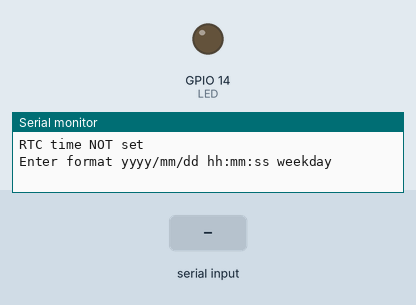
This sketch was run on a simulated ESP32. On the bench: output pins drawn as LEDs (lit = HIGH), the last lines printed to the serial monitor. Inputs (shaded band) come from the test bench. The local clock reads 2024-03-15 10:24:30 at power-on unless the sketch sets it.

Above: at 0.8 s.
0.9 s: "90,45\n" received over Serial
At 3.0 s:
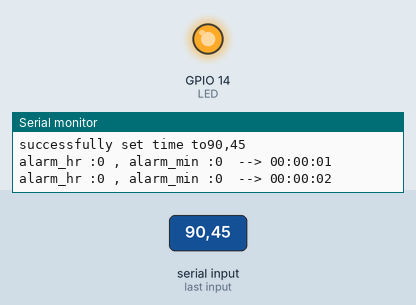
Timing chart, 0 to 4.5 s (numbered marks = the images above; inputs shaded):
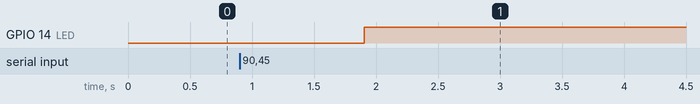

Measured:
- after the input at 0.9 s, GPIO 14 (LED): LOW → HIGH after 1.0 s

The sketch:

02-AlarmSystem.ino
```cpp
#include <DS1302.h>

#define RTC_DAT 21
#define RTC_SCL 22
#define RTC_RESET 18
#define RTC_SET_FLAG 0xAA

#define LED 14

DS1302 rtc(RTC_RESET, RTC_DAT, RTC_SCL);

const char *dayNames[] = {"Unknown", "Sunday", "Monday", "Tuesday", "Wednesday",
                          "Thursday", "Friday", "Saturday"};

void setup()
{
    Serial.begin(115200);

    pinMode(LED, OUTPUT);

    rtc.writeProtect(false); // can edit time
    rtc.halt(false);         // stop time if true
    uint8_t flag = rtc.readRam(0);
    if (flag != RTC_SET_FLAG)
    {
        uint16_t yr;
        uint8_t mon, date, hr, min, sec;
        Time::Day day;

        Serial.println();
        Serial.println("RTC time NOT set");
        Serial.println("Enter format yyyy/mm/dd hh:mm:ss weekday");
        while (!Serial.available())
            ;
        String dtString = Serial.readStringUntil('\n');
        sscanf(dtString.c_str(), "%hu/%hhu/%hhu %hhu:%hhu:%hhu %hhu",
               &yr, &mon, &date, &hr, &min, &sec, &day);

        Time now(yr, mon, date, hr, min, sec, day);
        rtc.time(now);
        rtc.writeRam(0, RTC_SET_FLAG);
        Serial.println("successfully set time to" + dtString);
    }
}

void loop()
{
    uint8_t alarm_hr, alarm_min;
    String timeString = Serial.readStringUntil('\n');
    sscanf(timeString.c_str(), "%hhu:%hhu", &alarm_hr, &alarm_min);
    Time now = rtc.time();
    Serial.printf("alarm_hr :%d , alarm_min :%d  --> ", alarm_hr, alarm_min);
    printTwoDigits(now.hr);
    Serial.print(":");
    printTwoDigits(now.min);
    Serial.print(":");
    printTwoDigits(now.sec);
    Serial.println();

    // Set time alarm
    if (now.hr == alarm_hr && now.min == alarm_min)
    {
        digitalWrite(LED, HIGH);
    }
    else
    {
        digitalWrite(LED, LOW);
    }
}
void printTwoDigits(int number)
{
    if (number < 10)
    {
        Serial.print("0");
    }
    Serial.print(String(number));
}
```
